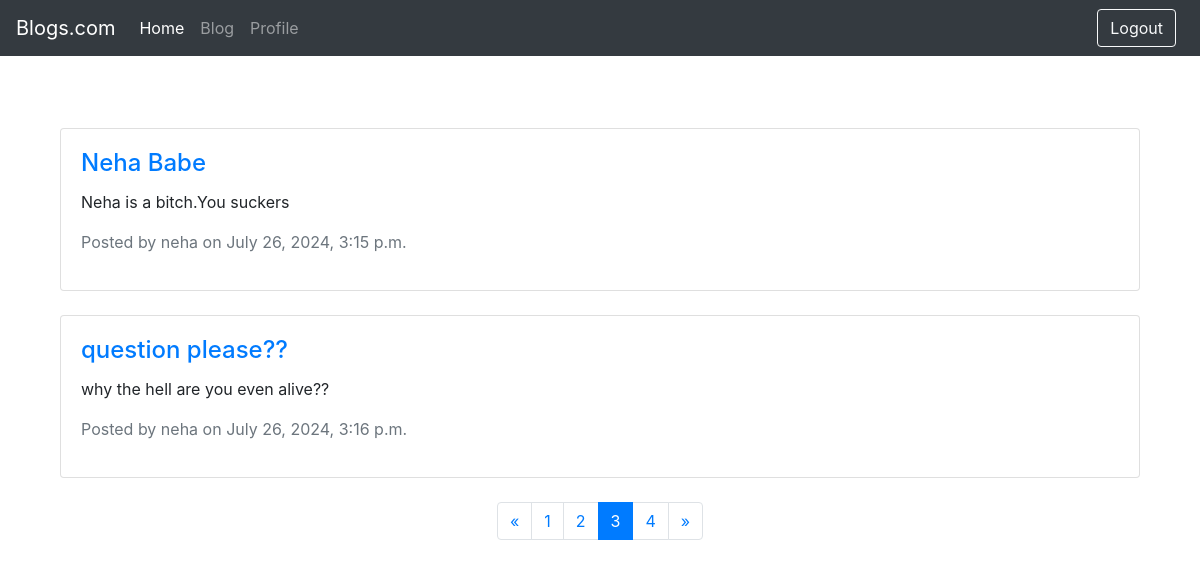
The app's page /post/?page=3 (signed in) with its own data.
### blog/models.py (models this page shows, shortened)
class post(models.Model):
    title = models.CharField(max_length=200)
    content = models.TextField()
    created_at = models.DateTimeField()
    author = models.ForeignKey(User, on_delete=models.CASCADE)

### blog/views.py (the view)
# urls.py: path('post/',page,name='post'),
@login_required(login_url='/login/')
def page(request):
    posts = post.objects.all()
    paginator = Paginator(posts, 2)  # Show 2 posts per page.
    page_number = request.GET.get('page')
    page_obj = paginator.get_page(page_number)
    context = {
        'page_obj': page_obj
    }
    return render(request, 'posts.html', context)

### blog/Templates/posts.html (shortened to what this page needs)
{% extends 'base.html' %}
{% block content %}
<div class="container mt-5">
    <div class="row">
        {% for post in page_obj %}
            <div class="col-md-12 mb-4">
                <div class="card">
                    <div class="card-body">
                        <h4 class="card-title">
                            <a href="">{{ post.title }}</a>
                        </h4>
                        <p class="card-text">{{ post.content|truncatewords:30 }}</p>
                        <p class="text-muted">Posted by {{ post.author.username }} on {{ post.created_at }}</p>
                    </div>
                </div>
            </div>
        {% endfor %}
    </div>
    <div class="row">
        <div class="col-md-12">
            <nav aria-label="Page navigation example">
                <ul class="pagination justify-content-center">
                    {% if page_obj.has_previous %}
                        <li class="page-item">
                            <a class="page-link" href="?page={{ page_obj.previous_page_number }}" aria-label="Previous">
                                <span aria-hidden="true">&laquo;</span>
                            </a>
                        </li>
                    {% else %}
                        <li class="page-item disabled">
                            <span class="page-link" aria-hidden="true">&laquo;</span>
                        </li>
                    {% endif %}
                    {% for num in page_obj.paginator.page_range %}
                        {% if page_obj.number == num %}
                            <li class="page-item active">
                                <span class="page-link">{{ num }}<span class="sr-only">(current)</span></span>
                            </li>
                        {% elif num > page_obj.number|add:'-3' and num < page_obj.number|add:'3' %}
                            <li class="page-item">
                                <a class="page-link" href="?page={{ num }}">{{ num }}</a>
                            </li>
                        {% endif %}
                    {% endfor %}
                    {% if page_obj.has_next %}
                        <li class="page-item">
                            <a class="page-link" href="?page={{ page_obj.next_page_number }}" aria-label="Next">
                                <span aria-hidden="true">&raquo;</span>
                            </a>
                        </li>
                    {% else %}
                        <li class="page-item disabled">
                            <span class="page-link" aria-hidden="true">&raquo;</span>
                        </li>
                    {% endif %}
                </ul>
            </nav>
        </div>
    </div>
</div>
{% endblock %}

### blog/Templates/base.html (style rules this page uses)
body { padding-top: 5rem; }

### records on screen
post: title "Neha Babe", content "Neha is a bitch.You suckers", author.username "neha", created_at "July 26, 2024, 3:15 p.m."
post: title "question please??", content "why the hell are you even alive??", author.username "neha", created_at "July 26, 2024, 3:16 p.m."

### other values on screen
{{ num }} "1" "2" "4"
{{ num }} "3"
